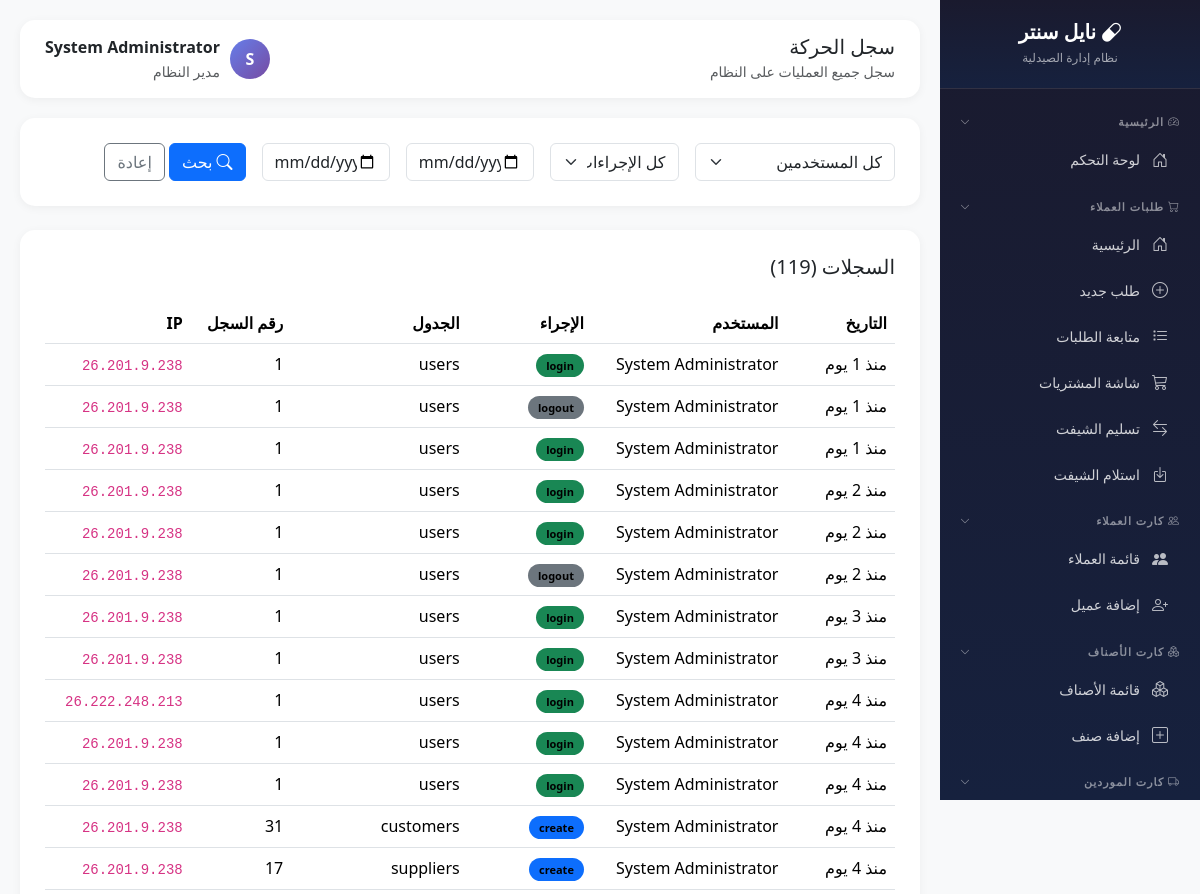
/modules/customer-requests/activity-log.php (signed in, upper part), run on an earlier commit of the app's database.
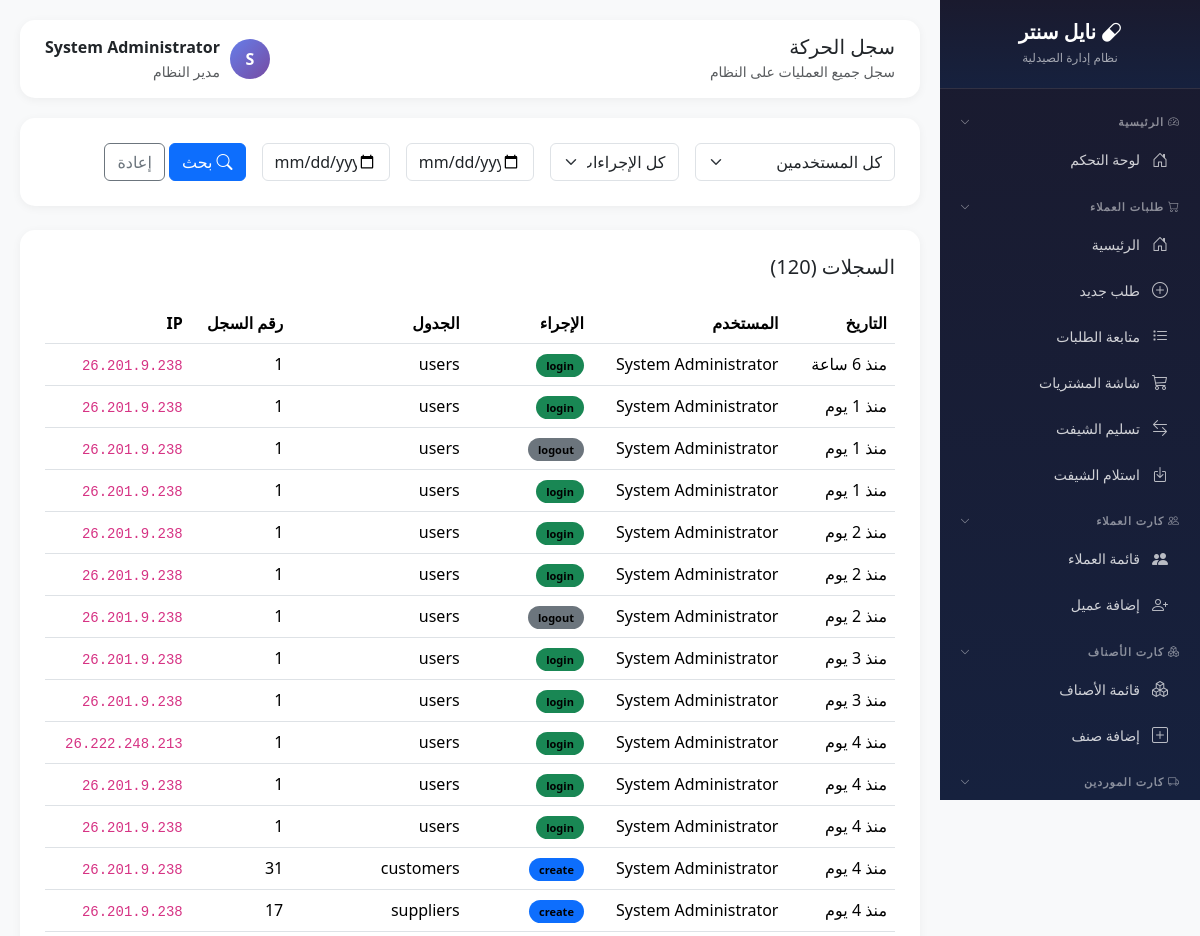
And on a later commit of the database.
### tables this page shows
CREATE TABLE `activity_logs` (
  `id` int(11) NOT NULL,
  `user_id` int(11) DEFAULT NULL,
  `user_name` varchar(100) DEFAULT NULL,
  `action` varchar(50) NOT NULL,
  `table_name` varchar(50) DEFAULT NULL,
  `record_id` int(11) DEFAULT NULL,
  `old_value` text DEFAULT NULL,
  `new_value` text DEFAULT NULL,
  `ip_address` varchar(50) DEFAULT NULL,
  `created_at` timestamp NOT NULL DEFAULT current_timestamp()
);

CREATE TABLE `users` (
  `id` int(11) NOT NULL,
  `username` varchar(50) NOT NULL,
  `password` varchar(255) NOT NULL,
  `full_name` varchar(100) NOT NULL,
  `role` enum('admin','pharmacist','purchaser','cashier') DEFAULT 'pharmacist',
  `branch_code` varchar(20) DEFAULT NULL,
  `phone` varchar(20) DEFAULT NULL,
  `is_active` tinyint(1) DEFAULT 1,
  `last_login` datetime DEFAULT NULL,
  `created_at` timestamp NOT NULL DEFAULT current_timestamp(),
  `updated_at` timestamp NOT NULL DEFAULT current_timestamp() ON UPDATE current_timestamp()
);

### core/config.php (called while the page is built, shortened)
<?php
function timeAgo($datetime) {
    $time = strtotime($datetime);
    $now = time();
    $diff = $now - $time;
    if ($diff < 86400) return 'منذ ' . floor($diff / 3600) . ' ساعة';
    if ($diff < 604800) return 'منذ ' . floor($diff / 86400) . ' يوم';
    return date('Y-m-d', $time);
}

### modules/customer-requests/activity-log.php (the view, shortened to what this page needs)
<?php
require_once __DIR__ . '/../../core/config.php';
$db = getDB();
$date_from = $_GET['date_from'] ?? '';
$date_to = $_GET['date_to'] ?? '';
$sql = "SELECT al.*, u.full_name as user_name
        FROM activity_logs al
        LEFT JOIN users u ON al.user_id = u.id
        WHERE 1=1";
$params = [];
$sql .= " ORDER BY al.created_at DESC LIMIT 500";
$stmt = $db->prepare($sql);
$stmt->execute($params);
$logs = $stmt->fetchAll();
$page_title = 'سجل الحركة';
?>
<!DOCTYPE html>
<html lang="ar" dir="rtl">
<head>
    <link href="https://cdn.jsdelivr.net/npm/bootstrap@5.3.2/dist/css/bootstrap.rtl.min.css" rel="stylesheet">
    <link href="https://cdn.jsdelivr.net/npm/bootstrap-icons@1.11.1/font/bootstrap-icons.css" rel="stylesheet">
</head>
<body>
 <?php require_once __DIR__ . '/../../includes/sidebar.php'; ?>
    <div class="main-content">
        <div class="topbar">
            <div><h5 class="mb-0"><?= $page_title ?></h5><small class="text-muted">سجل جميع العمليات على النظام</small></div>
            <div class="d-flex align-items-center">
                <div class="user-avatar" style="width:40px;height:40px;border-radius:50%;background:linear-gradient(135deg, var(--primary), var(--secondary));color:white;display:flex;align-items:center;justify-content:center;font-weight:700;margin-left:10px;"><?= mb_substr($_SESSION['user_name'], 0, 1) ?></div>
                <div><div class="fw-bold"><?= $_SESSION['user_name'] ?></div><small class="text-muted"><?= $_SESSION['user_role'] === 'admin' ? 'مدير النظام' : 'صيدلي' ?></small></div>
            </div>
        </div>
        <div class="content-card mb-4">
            <form method="GET" class="row g-3">
                <div class="col-md-3">
                    <select class="form-select" name="user">
                        <option value="">كل المستخدمين</option>
                    </select>
                </div>
                <div class="col-md-2">
                    <select class="form-select" name="action">
                        <option value="">كل الإجراءات</option>
                    </select>
                </div>
                <div class="col-md-2">
                    <input type="date" class="form-control" name="date_from" value="<?= $date_from ?>" placeholder="من">
                </div>
                <div class="col-md-2">
                    <input type="date" class="form-control" name="date_to" value="<?= $date_to ?>" placeholder="إلى">
                </div>
                <div class="col-md-3">
                    <button type="submit" class="btn btn-primary"><i class="bi bi-search me-1"></i>بحث</button>
                    <a href="activity-log.php" class="btn btn-outline-secondary">إعادة</a>
                </div>
            </form>
        </div>
        <div class="content-card">
            <h5 class="mb-4">السجلات (<?= count($logs) ?>)</h5>
            <div class="table-responsive">
                <table class="table table-hover">
                    <thead>
                        <tr>
                            <th>التاريخ</th>
                            <th>المستخدم</th>
                            <th>الإجراء</th>
                            <th>الجدول</th>
                            <th>رقم السجل</th>
                            <th>IP</th>
                        </tr>
                    </thead>
                    <tbody>
                        <?php foreach ($logs as $log): ?>
                        <tr class="log-row">
                            <td><?= timeAgo($log['created_at']) ?></td>
                            <td><?= $log['user_name'] ?? 'System' ?></td>
                            <td>
                                <span class="action-badge bg-<?=
                                    $log['action'] === 'login' ? 'success' :
                                    ($log['action'] === 'logout' ? 'secondary' :
                                    ($log['action'] === 'create' ? 'primary' :
                                    ($log['action'] === 'update' ? 'warning' :
                                    ($log['action'] === 'delete' ? 'danger' : 'info')))) ?>">
                                    <?= $log['action'] ?>
                                </span>
                            </td>
                            <td><?= $log['table_name'] ?? '-' ?></td>
                            <td><?= $log['record_id'] ?? '-' ?></td>
                            <td><code><?= $log['ip_address'] ?></code></td>
                        </tr>
                        <?php endforeach; ?>
                    </tbody>
                </table>
            </div>
        </div>
    </div>
</body>
</html>

What changed in the data, as far as the page shows it:
added activity_logs: created_at "منذ 6 ساعة", user.full_name "System Administrator", action "login", table_name "users", record "1", ip_address "26.201.9.238"
Also different on the page:
count($logs): "119" → "120"
